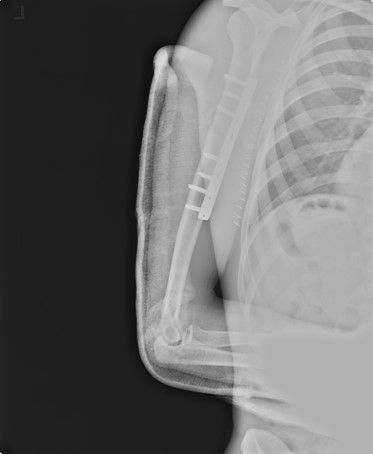
#> input picture assets/src/lat.jpg, 373 x 454 px, given in place of ap.jpg, which was not available
$ python prep_assets.py
#> lines starting #> are read from the running program, lines starting #| are printed output that depends on the picture; after the words box and inside, x2 and y2 are one past the last pixel; in counts of white or black regions, pixels touching at a corner belong together
"""Prepare the humerus X-ray assets from the originals in assets/src (run from inside assets/).
   Both films are resampled onto ONE canonical "arm frame" (mm, AP-film orientation: patient's right on the
   viewer's left) so the simulator can show either film for any set-up:
     - AP (stock, source not stated): greyscale; pixel spacing ESTIMATED at 0.2 mm/px from humeral length.
     - Lateral (FracAtlas, CC BY 4.0): corner mark and the flat grey redaction block inpainted, then a similarity
       transform maps its humeral head top / distal humerus onto the AP's.
   The canvas is extended beyond each real film with a progressively blurred synthetic margin."""
import cv2, numpy as np, json

MM = 0.25                       # canvas mm per px
X0, Y0, WMM, HMM = -120, -80, 440, 560
W, H = round(WMM/MM), round(HMM/MM)
AP_MMPP = 0.2                   # estimated

# landmarks: humeral head top, distal humerus (articular end) - source px
AP_LM  = np.float32([[690, 340], [430, 1890]])
LAT_LM = np.float32([[241, 10], [170, 339]])

def sim_from(src, dst):
    """similarity (scale+rot+shift) taking 2 src points to 2 dst points; returns 2x3"""
    s0, s1 = src; d0, d1 = dst
    vs, vd = s1 - s0, d1 - d0
    k = np.linalg.norm(vd)/np.linalg.norm(vs)
    a = np.arctan2(vd[1], vd[0]) - np.arctan2(vs[1], vs[0])
    c, s = k*np.cos(a), k*np.sin(a)
    R = np.float32([[c, -s], [s, c]])
    t = d0 - R @ s0
    return np.hstack([R, t[:, None]]).astype(np.float32), k, np.degrees(a)

def to_canvas(M_mm):
    """compose src->mm with mm->canvas px"""
    C = np.float32([[1/MM, 0, -X0/MM], [0, 1/MM, -Y0/MM], [0, 0, 1]])
    return (C @ np.vstack([M_mm, [0, 0, 1]]))[:2]

def extend(img, M, trim):
    """warp img onto the canvas; outside the real film, blend in a blurred edge-replicate"""
#> called with M = array of shape (2, 3), trim = 3
    core = img[trim:-trim, trim:-trim].astype(np.float32)
    Mc = M.copy(); Mc[:, 2] += M[:, :2] @ np.float32([trim, trim])
#> after `Mc = M.copy()`: Mc = [[0.8, 0, 480], [0, 0.8, 320]]
    ext = cv2.warpAffine(core, Mc, (W, H), flags=cv2.INTER_CUBIC, borderMode=cv2.BORDER_REPLICATE)
    mask = cv2.warpAffine(np.ones(core.shape, np.uint8), Mc, (W, H), flags=cv2.INTER_NEAREST, borderValue=0)
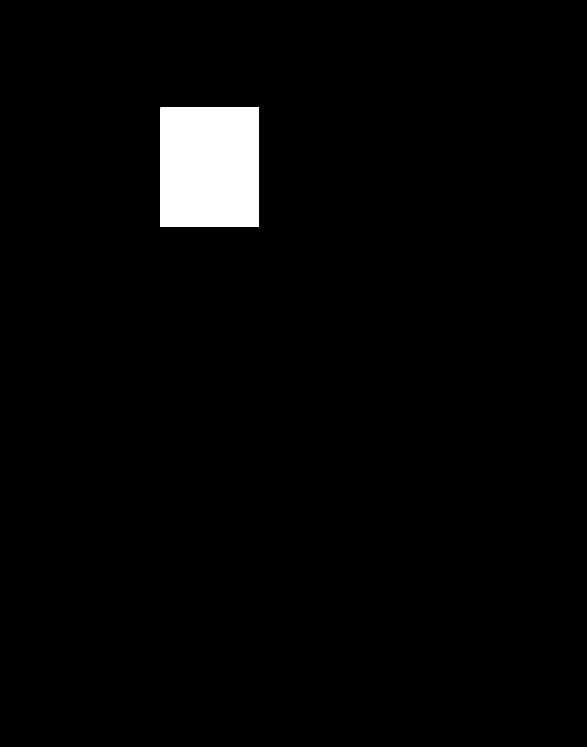
#> mask: shape (2240, 1760) (shown at 1/3 size); values 0 (black) and 1 (white), 2.7% white; 1 white region, box (x1, y1, x2, y2) and area: (482, 322, 776, 681) 105546
    d = cv2.distanceTransform((1 - mask).astype(np.uint8), cv2.DIST_L2, 5)     # px outside the film
    out = ext.copy()
    for s in (6, 16, 36, 70):
        b = cv2.GaussianBlur(ext, (0, 0), s)
        w = np.clip(d/(s*5.0), 0, 1)
        out = out*(1 - w) + b*w
    out = out*(1 - 0.18*np.clip(d/320, 0, 1))
    out += np.random.default_rng(5).normal(0, 2.0, out.shape)*np.clip(d/40, 0, 1)
    return np.clip(out, 0, 255).astype(np.uint8), mask

# ---- AP ----
ap = cv2.imread("src/ap.jpg").astype(np.float32).mean(axis=2)
M_ap_mm = np.float32([[AP_MMPP, 0, 0], [0, AP_MMPP, 0]])
ap_x, ap_m = extend(ap, to_canvas(M_ap_mm), 3)
cv2.imwrite("ap_x.jpg", ap_x, [cv2.IMWRITE_JPEG_QUALITY, 86])

# ---- lateral ----
lat = cv2.imread("src/lat.jpg", 0)
#> lat: shape (454, 373); min 6, max 230, mean 109.2
mask = np.zeros_like(lat)
mask[3:24, 10:28] = 255                                                   # corner mark (faint bracket)
blk = (np.abs(lat.astype(int) - 177) < 9).astype(np.uint8)
#> blk: shape (454, 373); values 0 (black) and 1 (white), 34.9% white; 172 white regions (145 under 20 px), largest, box (x1, y1, x2, y2) and area: (145, 0, 373, 454) 56223, (171, 210, 202, 298) 797, (137, 187, 144, 295) 241
blk[:315, :] = 0; blk[:, :245] = 0
#> after `blk[:315, :] = 0`: blk: shape (454, 373); values 0 (black) and 1 (white), 10.4% white; 32 white regions (26 under 20 px), largest, box (x1, y1, x2, y2) and area: (145, 315, 373, 454) 17308, (139, 315, 146, 356) 77, (250, 441, 258, 454) 66, (241, 336, 250, 343) 41, (252, 393, 270, 398) 30, (172, 357, 180, 363) 28
#> after `blk[:, :245] = 0`:
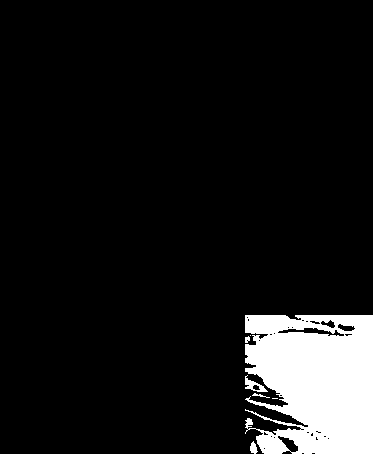
#> blk: shape (454, 373); values 0 (black) and 1 (white), 9% white; 7 white regions (2 under 20 px), largest, box (x1, y1, x2, y2) and area: (245, 315, 373, 454) 14941, (245, 375, 268, 392) 147, (250, 441, 258, 454) 66, (252, 393, 270, 398) 30, (245, 336, 250, 343) 26
blk = cv2.morphologyEx(blk, cv2.MORPH_OPEN, np.ones((9, 9), np.uint8))       # the flat block only
#> blk: shape (454, 373); values 0 (black) and 1 (white), 8% white; 3 white regions, box (x1, y1, x2, y2) and area: (245, 315, 373, 454) 13075, (258, 435, 284, 454) 399, (293, 320, 302, 329) 81
mask |= blk*255
#> mask: shape (454, 373); 8.2% white; 4 white regions, box (x1, y1, x2, y2) and area: (245, 315, 373, 454) 13075, (258, 435, 284, 454) 399, (10, 3, 28, 24) 378, (293, 320, 302, 329) 81
mask = cv2.dilate(mask, np.ones((5, 5), np.uint8), 1)
#> mask: shape (454, 373); 9.1% white; 3 white regions, box (x1, y1, x2, y2) and area: (243, 313, 373, 454) 14324, (256, 433, 286, 454) 551, (8, 1, 30, 26) 550
print("lat inpaint px", int((mask > 0).sum()))
#| lat inpaint px 15425
lat = cv2.inpaint(lat, mask, 15, cv2.INPAINT_TELEA).astype(np.float32)
m = cv2.GaussianBlur(mask.astype(np.float32)/255, (7, 7), 2)
lat = np.clip(lat + np.random.default_rng(3).normal(0, 4, lat.shape)*m, 0, 255)
AP_MM = AP_LM*AP_MMPP
M_lat_mm, k, ang = sim_from(LAT_LM, AP_MM)
print("lateral: %.3f mm/px, rotated %.1f deg" % (k, ang))
lat_x, lat_m = extend(lat, to_canvas(M_lat_mm), 2)
#> call 2 of extend, with M = array of shape (2, 3), trim = 2
#> in extend (call 2), `Mc = M.copy()`: Mc = [[3.73, 0.173, 130.9], [-0.173, 3.73, 596.4]]
#> in extend (call 2), `mask = cv2.warpAffine(np.ones(core.shape, np.uint8), Mc, (W, H), flags..`:
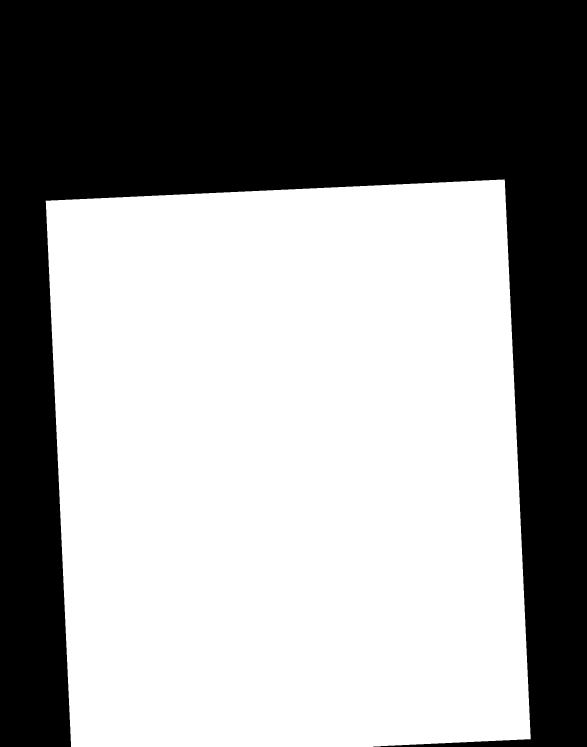
#> mask: shape (2240, 1760) (shown at 1/3 size); values 0 (black) and 1 (white), 58.3% white; 1 black region, box (x1, y1, x2, y2) and area: (0, 0, 1760, 2240) 1643730
#> in extend (call 2), `d = cv2.distanceTransform((1 - mask).astype(np.uint8), cv2.DIST_L2, 5)`:
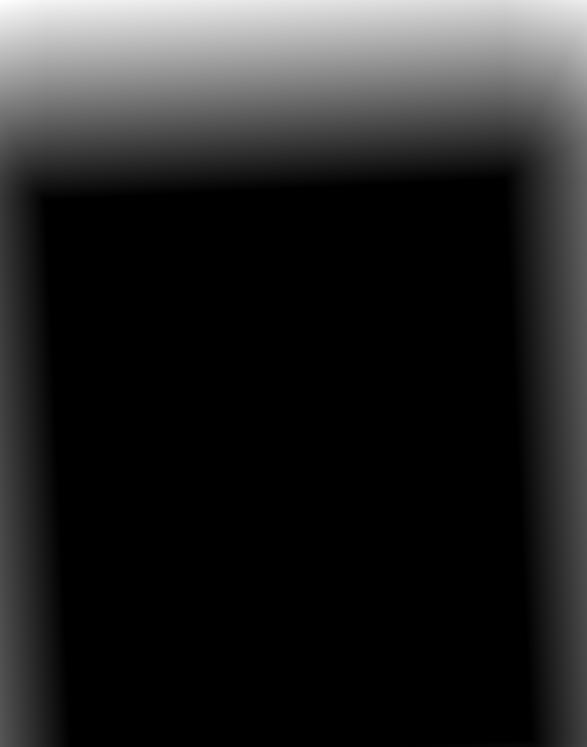
#> d: shape (2240, 1760) float32 (shown at 1/3 size); min 0, max 629, mean 90.1; drawn with min black and max white
#> the loop in extend (call 2), `for s in (6, 16, 36, 70):` made 4 passes
#> pass 1, in extend (call 2), `w = np.clip(d/(s*5.0), 0, 1)`:
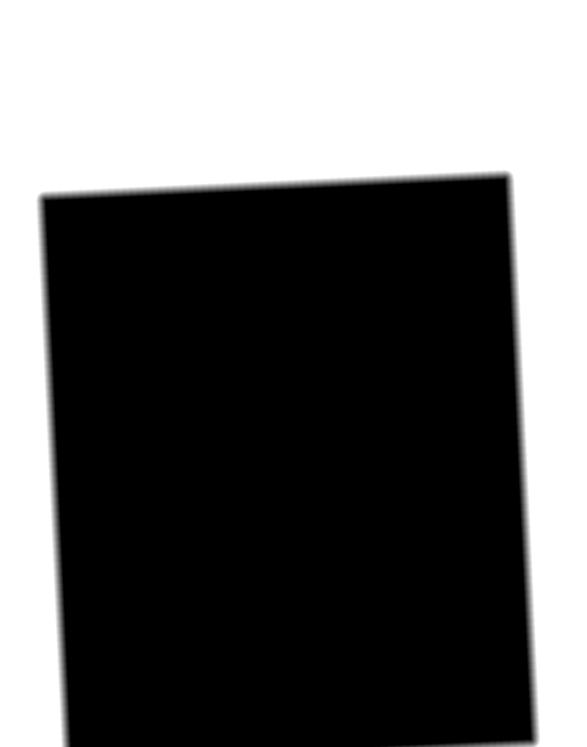
#> w: shape (2240, 1760) float32 (shown at 1/3 size); min 0, max 1, mean 0.398
#> in extend (call 2), `out = out*(1 - 0.18*np.clip(d/320, 0, 1))`:
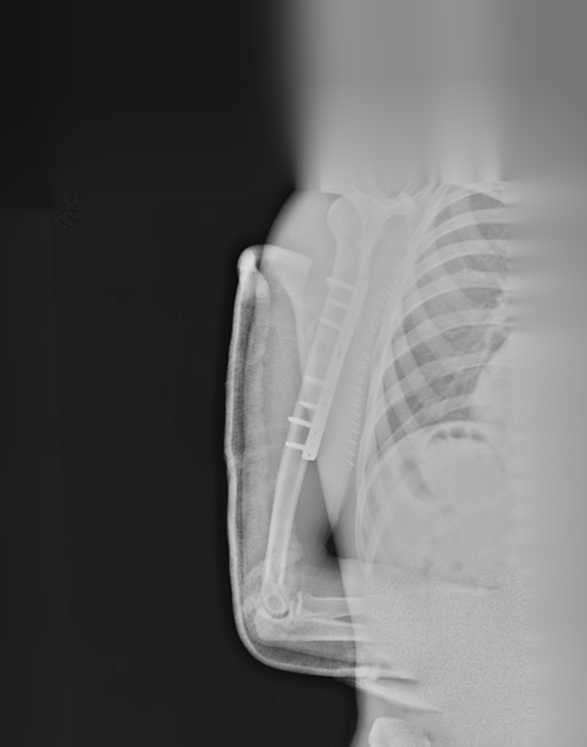
#> out: shape (2240, 1760) float32 (shown at 1/3 size); min 4.32, max 221.1, mean 102.3
cv2.imwrite("lat_x.jpg", lat_x, [cv2.IMWRITE_JPEG_QUALITY, 88])

# thumbnails for the title screen (real-film area only)
for n, im, M, sh in (("ap", ap, M_ap_mm, ap.shape), ("lat", lat, M_lat_mm, lat.shape)):
    t = cv2.resize(im.astype(np.uint8), (round(84*sh[1]/sh[0]), 84), interpolation=cv2.INTER_AREA)
    cv2.imwrite(n + "_t.jpg", t, [cv2.IMWRITE_JPEG_QUALITY, 85])
#> this loop made 2 passes
#> (n, M, sh) on passes 1 to 2: ('ap', [[0.2, 0, 0], [0, 0.2, 0]], (454, 373)), ('lat', [[0.933, 0.0433, -87.26], [-0.0433, 0.933, 69.1]], (454, 373))
#> pass 1, `t = cv2.resize(im.astype(np.uint8), (round(84*sh[1]/sh[0]), 84), inter..`:
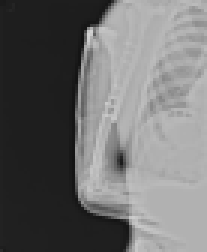
#> t: shape (84, 69) (shown 3 times larger); min 18, max 212, mean 109.2

# where each real film lies in the arm frame (mm), for the credits / sanity
def bbox(msk):
    ys, xs = np.nonzero(msk)
    return [round(X0 + xs.min()*MM), round(Y0 + ys.min()*MM), round(X0 + xs.max()*MM), round(Y0 + ys.max()*MM)]
info = {"mmpp": MM, "x0": X0, "y0": Y0, "w": W, "h": H, "apFilm": bbox(ap_m), "latFilm": bbox(lat_m),
        "latScale": round(float(k), 3)}
#> info = {'mmpp': 0.25, 'x0': -120, 'y0': -80, 'w': 1760, 'h': 2240, 'apFilm': [0, 0, 74, 90], 'latFilm': [-86, 54, 278, 480], 'latScale': 0.934}
print(json.dumps(info))
#| {"mmpp": 0.25, "x0": -120, "y0": -80, "w": 1760, "h": 2240, "apFilm": [0, 0, 74, 90], "latFilm": [-86, 54, 278, 480], "latScale": 0.934}
